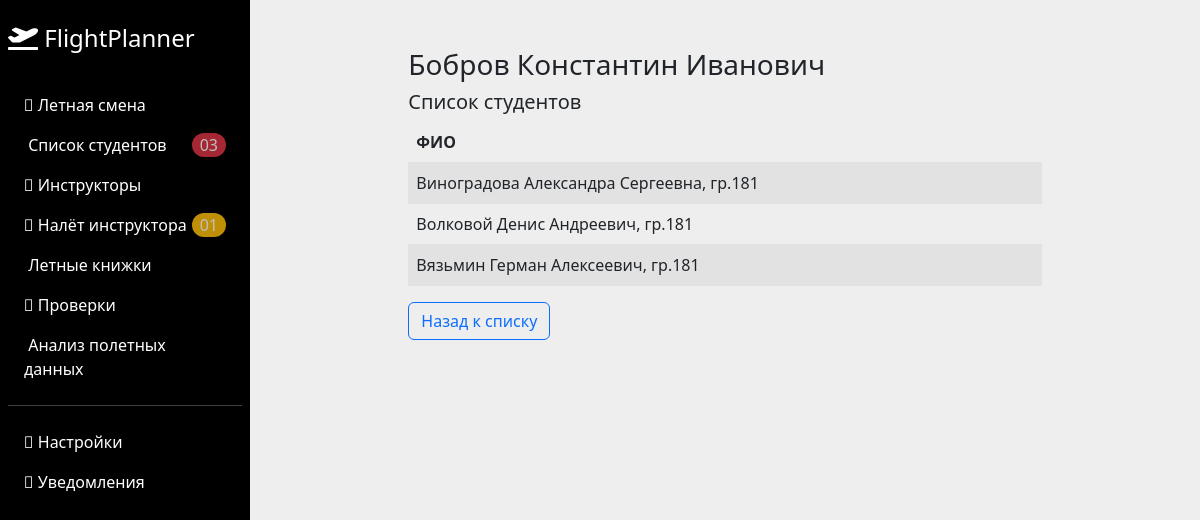
Screenshot of /instructor/detail/4/ with the database file from the repository.
### instructor/models.py (models this page shows, shortened)
class instructor(models.Model):
    instructor_name = models.CharField('ФИО', max_length=100)
    instructor_login = models.CharField('Логин', max_length=100)
    instructor_password = models.CharField('Пароль', max_length=100)
    instructor_flight_time = models.DurationField('Полетное время', default='0')
    aircraft_type = models.ForeignKey('instructor.aircraft_type', on_delete=models.CASCADE,
                              related_name='from_aircraft_set',
                              verbose_name='Тип ВС', default=1)
    instructor_type = models.ForeignKey('instructor.instructor_type', on_delete=models.CASCADE,
                                      related_name='from_instructor_type_set',
                                      verbose_name='Должность', default=1)
    list = models.ManyToManyField(student, verbose_name='Список студентов', related_name='stud_list', default='1')
    class Meta:
        verbose_name = 'Инструктор'
        verbose_name_plural = 'Инструктора'
        ordering = ['instructor_name']

### student/models.py (models this page shows, shortened)
class student(models.Model):
    name = models.CharField('ФИО', max_length=100)
    log = models.ManyToManyField('exercise')
    group = models.ForeignKey('student.group', on_delete=models.CASCADE,
                             related_name='from_group_set',
                             verbose_name='Группа', default=1)
    class Meta:
        db_table = 'student'
        verbose_name = 'Студент'
        verbose_name_plural = 'Студенты'
        ordering = ['name']
    def __str__(self):
        return f'{self.name}, гр.{self.group.group_number}'

class group(models.Model):
    group_number = models.CharField('Номер группы', max_length=10)
    class Meta:
        verbose_name = 'Группа'
        verbose_name_plural = 'Группы'
        ordering = ['group_number']

### instructor/views.py (the view)
# urls.py: path('detail/<int:pk>/', InstrDetailView.as_view(), name='detail'),
class InstrDetailView(DetailView):
    queryset = instructor.objects.all()
    template_name = 'instructor/detail.html'

### instructor/templates/instructor/detail.html (shortened to what this page needs)
{% extends 'base.html' %}
{% block content %}
<div class="mt-5">
    <div class="col-md-8 mx-auto">
        <h3>{{instructor.instructor_name}}</h3>
        <h5>Список студентов</h5>
        <table class="table table-striped">
            <thead class="">
            <tr>
                <th scope="col">ФИО</th>
            </tr>
            </thead>
            {% for stud in instructor.list.all %}
            <tr>
                <td>
                    {{stud}}
                </td>
            </tr>
            {% endfor %}
        </table>
    <div class="row">
      <div class="">
        <a class="btn btn-outline-primary" href="{% url 'instructor:home' %}">Назад к списку</a>
      </div>
    </div>
    </div>
</div>
{% endblock %}

### main/static/style.css (style rules this page uses)
body { background: #eee; }

### rows the page displays
instructor: instructor_name "Бобров Константин Иванович"
student: name+group "Виноградова Александра Сергеевна, гр.181"
student: name+group "Волковой Денис Андреевич, гр.181"
student: name+group "Вязьмин Герман Алексеевич, гр.181"
